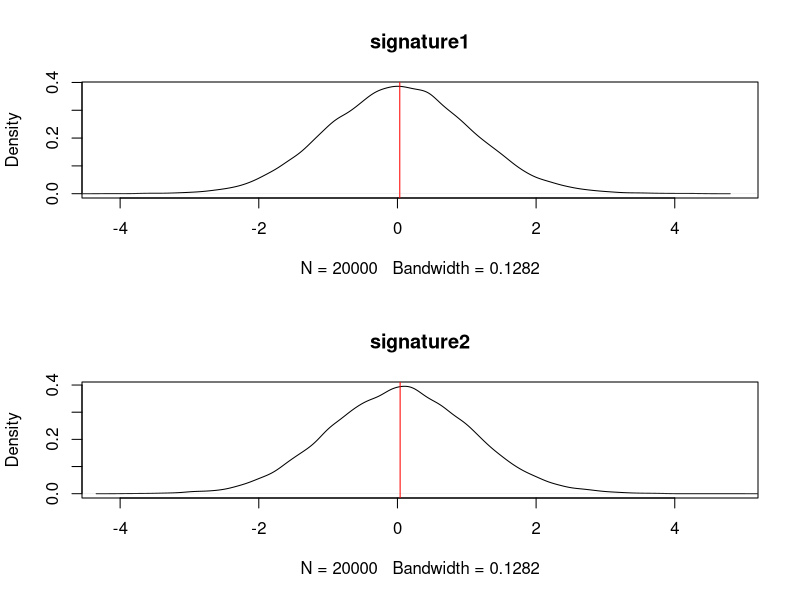

Reproduce this figure in R.

simData <- function(p1, p2, p3, n=20000, mu1=log(2), mu2=log(2), df1=49, df2=49) {
  ### simulates pair of vectors of t-statistics representing 2 gene expression signatures
  ### returns: data.frame of dimensions (n,2)
  # p1: fraction of signature1 that is differentially expressed
  # p2: fraction of signature2 that is differentially expressed
  # p3: fraction of DE signature2 that is also DE in signature1
  # n: number of genes
  # mu1: mean of alternative hypothesis for signature1
  # mu2: mean of alternative hypothesis for signature2
  # df1: degrees of freedom for signature1
  # df2: digrees of freedom for signature2
  nDE.1 <- round(n*p1)
  nDE.2 <- round(n*p2)
  nDE.1and2 <- round(nDE.2*p3)
  sig1 <- c(rt(nDE.1, df1)+mu1, # DE genes
            rt(n-nDE.1, df1)) # non-DE genes
  sig2 <- c(rt(nDE.1and2, df2)+mu2, # genes that are DE in sig1 and sig2
            rt(nDE.1-nDE.1and2, df2), # genes that are only DE in sig1
            rt(nDE.2-nDE.1and2, df2) + mu2, # genes that are only DE in sig2
            rt(n-nDE.1-nDE.2+nDE.1and2, df2)) # non-DE genes
  return(data.frame(sig1=sig1, sig2=sig2))
}

## example
tmp <- simData(p1=0.05, p2=0.05, p3=0)
par(mfrow=c(2,1))
plot(density(tmp$sig1), xlim=c(min(tmp), max(tmp)), main="signature1")
abline(v=mean(tmp$sig1), col="red")
plot(density(tmp$sig2), xlim=c(min(tmp), max(tmp)), main="signature2")
abline(v=mean(tmp$sig2), col="red")

